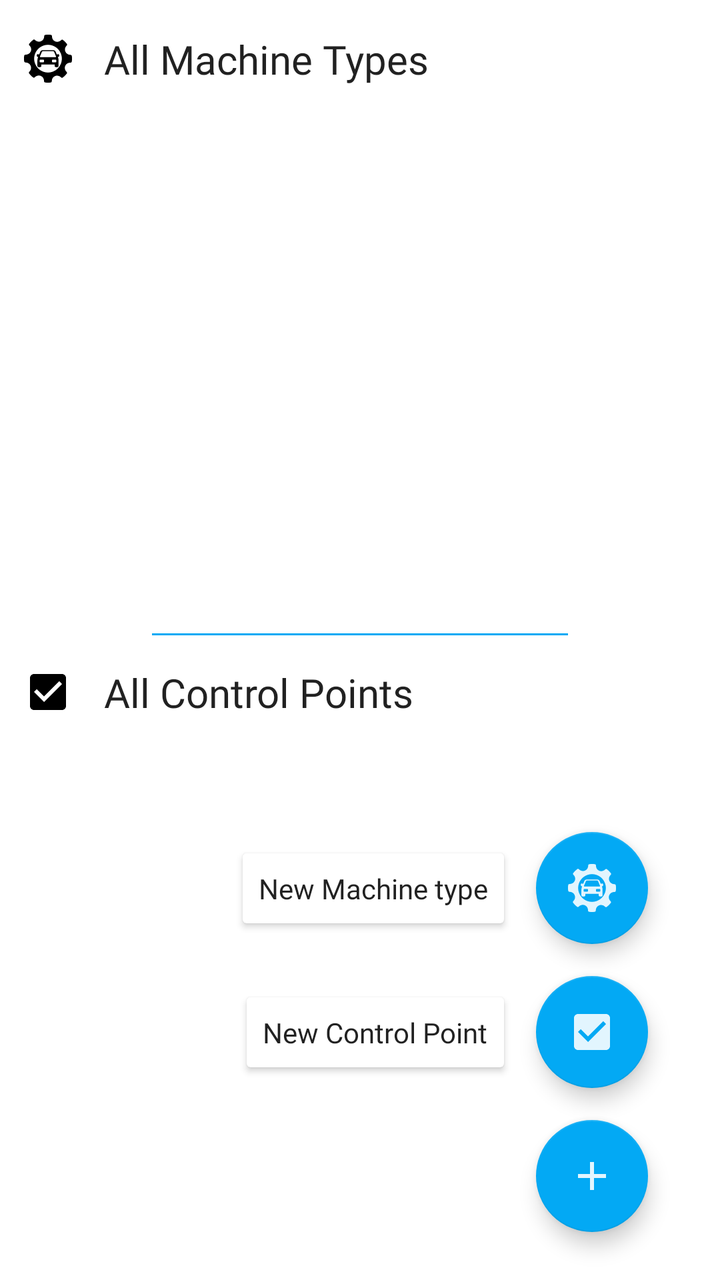
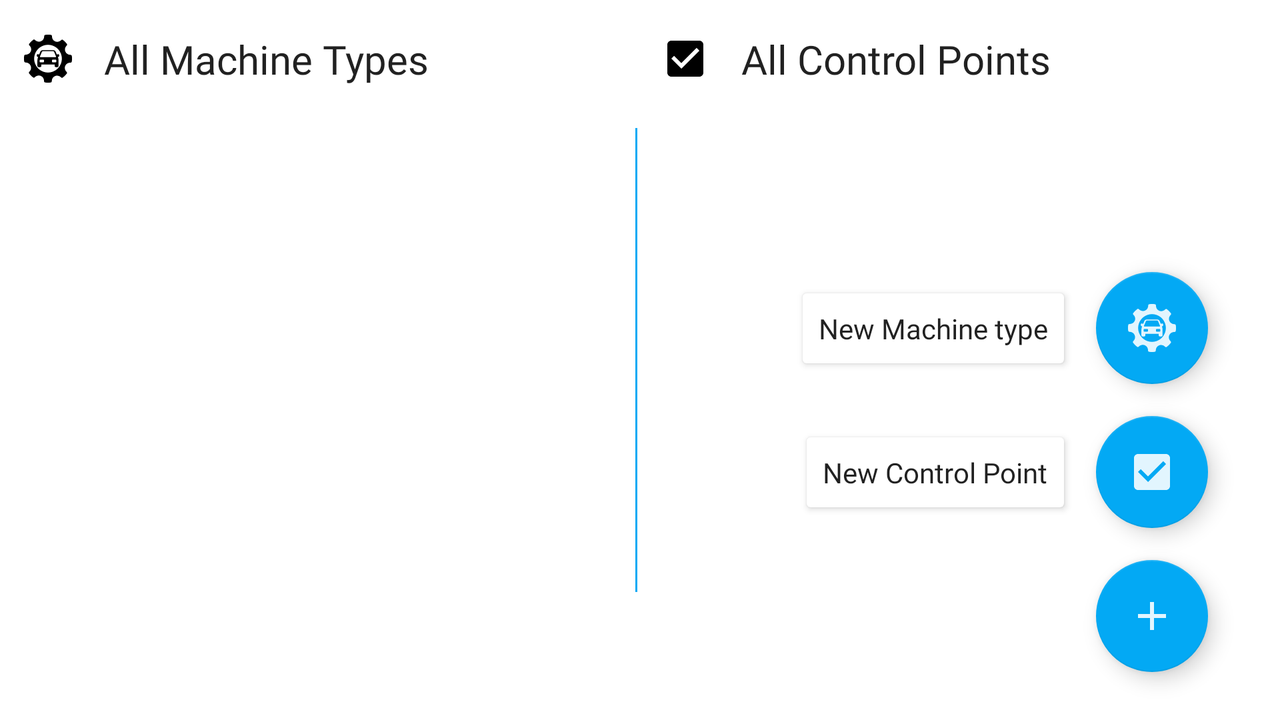

The same Android screen from two of the app's own layout files: first res/layout/ as a phone draws it, then the repository's variant for another configuration, drawn on a device whose configuration selects that folder. Both files follow.
<!-- AndroidManifest.xml: application theme AppTheme -->
<!-- res/layout/fragment_admin.xml -->
<?xml version="1.0" encoding="utf-8"?>
<layout
    xmlns:android="http://schemas.android.com/apk/res/android"
    xmlns:app="http://schemas.android.com/apk/res-auto"
    xmlns:tools="http://schemas.android.com/tools">

    <data>

        <import type="android.view.View" />

        <variable
            name="viewModel"
            type="com.skichrome.oc.easyvgp.viewmodel.AdminViewModel" />
    </data>

    <androidx.constraintlayout.widget.ConstraintLayout
        android:layout_width="match_parent"
        android:layout_height="match_parent"
        android:layout_marginHorizontal="@dimen/form_layout_margin_horizontal">

        <androidx.core.widget.ContentLoadingProgressBar
            android:id="@+id/adminFragmentProgress"
            android:layout_width="0dp"
            android:layout_height="wrap_content"
            android:indeterminate="true"
            android:visibility="@{viewModel.isLoading() ? View.VISIBLE : View.GONE}"
            app:layout_constraintEnd_toEndOf="parent"
            app:layout_constraintStart_toStartOf="parent"
            app:layout_constraintTop_toTopOf="parent" />

        <TextView
            android:id="@+id/adminFragmentFabNewMachineTypeTitle"
            style="@style/EasyVGPTheme.tvTitleStyle"
            android:layout_width="wrap_content"
            android:layout_height="wrap_content"
            android:drawableStart="@drawable/ic_gear_24dp"
            android:text="@string/admin_fragment_machine_type_title"
            app:layout_constraintStart_toStartOf="parent"
            app:layout_constraintTop_toTopOf="parent" />

        <androidx.recyclerview.widget.RecyclerView
            android:id="@+id/admin_fragment_machine_type_recycler_view"
            android:layout_width="0dp"
            android:layout_height="0dp"
            android:layout_marginTop="8dp"
            app:items_machine_types="@{viewModel.machineTypes}"
            app:layout_constraintBottom_toTopOf="@+id/adminFragmentGuideline"
            app:layout_constraintEnd_toEndOf="parent"
            app:layout_constraintStart_toStartOf="parent"
            app:layout_constraintTop_toBottomOf="@+id/adminFragmentFabNewMachineTypeTitle"
            tools:itemCount="5"
            tools:listitem="@layout/item_rv_machine_type" />

        <androidx.constraintlayout.widget.Guideline
            android:id="@+id/adminFragmentGuideline"
            android:layout_width="wrap_content"
            android:layout_height="wrap_content"
            android:orientation="horizontal"
            app:layout_constraintGuide_percent="0.47" />

        <View
            android:id="@+id/adminFragmentSeparator"
            style="@style/EasyVGPTheme.horizontalSeparatorStyle"
            app:layout_constraintEnd_toEndOf="parent"
            app:layout_constraintStart_toStartOf="parent"
            app:layout_constraintTop_toTopOf="@+id/adminFragmentGuideline" />

        <TextView
            android:id="@+id/adminFragmentFabNewControlPointTitle"
            style="@style/EasyVGPTheme.tvTitleStyle"
            android:layout_width="wrap_content"
            android:layout_height="wrap_content"
            android:drawableStart="@drawable/ic_check_box_24dp"
            android:text="@string/admin_fragment_ctrl_points_title"
            app:layout_constraintStart_toStartOf="parent"
            app:layout_constraintTop_toTopOf="@+id/adminFragmentSeparator" />

        <androidx.recyclerview.widget.RecyclerView
            android:id="@+id/adminFragmentControlPointsRecyclerView"
            android:layout_width="0dp"
            android:layout_height="0dp"
            android:layout_marginTop="8dp"
            android:clipToPadding="false"
            android:paddingBottom="@dimen/margin_do_not_hide_fab"
            app:items_ctrl_points="@{viewModel.allControlPoints}"
            app:layout_constraintBottom_toBottomOf="parent"
            app:layout_constraintEnd_toEndOf="parent"
            app:layout_constraintStart_toStartOf="parent"
            app:layout_constraintTop_toBottomOf="@+id/adminFragmentFabNewControlPointTitle"
            tools:itemCount="5"
            tools:listitem="@layout/item_rv_ctrl_points" />

        <androidx.cardview.widget.CardView
            android:id="@+id/adminFragmentFabNewMachineTypeTextCard"
            android:layout_width="wrap_content"
            android:layout_height="wrap_content"
            android:layout_marginEnd="16dp"
            android:visibility="gone"
            app:layout_constraintBottom_toBottomOf="@id/adminFragmentFabNewMachineType"
            app:layout_constraintEnd_toStartOf="@id/adminFragmentFabNewMachineType"
            app:layout_constraintTop_toTopOf="@id/adminFragmentFabNewMachineType"
            tools:visibility="visible">

            <TextView
                android:id="@+id/adminFragmentFabNewMachineTypeText"
                style="@style/TextAppearance.AppCompat.Body1"
                android:layout_width="wrap_content"
                android:layout_height="wrap_content"
                android:padding="8dp"
                android:text="@string/admin_fragment_new_machine_type_text_fab" />
        </androidx.cardview.widget.CardView>

        <androidx.cardview.widget.CardView
            android:id="@+id/adminFragmentFabNewCtrlPointTextCard"
            android:layout_width="wrap_content"
            android:layout_height="wrap_content"
            android:layout_marginEnd="16dp"
            android:visibility="gone"
            app:layout_constraintBottom_toBottomOf="@id/adminFragmentFabNewCtrlPoint"
            app:layout_constraintEnd_toStartOf="@id/adminFragmentFabNewCtrlPoint"
            app:layout_constraintTop_toTopOf="@id/adminFragmentFabNewCtrlPoint"
            tools:visibility="visible">

            <TextView
                android:id="@+id/adminFragmentFabNewCtrlPointText"
                style="@style/TextAppearance.AppCompat.Body1"
                android:layout_width="wrap_content"
                android:layout_height="wrap_content"
                android:padding="8dp"
                android:text="@string/admin_fragment_new_ctrl_point_text_fab" />
        </androidx.cardview.widget.CardView>

        <com.google.android.material.floatingactionbutton.FloatingActionButton
            android:id="@+id/adminFragmentFabNewMachineType"
            style="@style/EasyVGPTheme.secondaryFabStyle"
            android:src="@drawable/ic_gear_24dp"
            app:layout_constraintBottom_toTopOf="@id/adminFragmentFabNewCtrlPoint"
            app:layout_constraintEnd_toEndOf="@id/adminFragmentFabMain"
            app:layout_constraintStart_toStartOf="@id/adminFragmentFabMain"
            tools:visibility="visible" />

        <com.google.android.material.floatingactionbutton.FloatingActionButton
            android:id="@+id/adminFragmentFabNewCtrlPoint"
            style="@style/EasyVGPTheme.secondaryFabStyle"
            android:src="@drawable/ic_check_box_24dp"
            app:layout_constraintBottom_toTopOf="@id/adminFragmentFabMain"
            app:layout_constraintEnd_toEndOf="@id/adminFragmentFabMain"
            app:layout_constraintStart_toStartOf="@id/adminFragmentFabMain"
            tools:visibility="visible" />

        <com.google.android.material.floatingactionbutton.FloatingActionButton
            android:id="@+id/adminFragmentFabMain"
            style="@style/EasyVGPTheme.fabStyle"
            android:src="@drawable/ic_add_24dp"
            app:layout_constraintBottom_toBottomOf="parent"
            app:layout_constraintEnd_toEndOf="parent" />
    </androidx.constraintlayout.widget.ConstraintLayout>
</layout>
<!-- resources referenced by this layout -->
<resources>
  <dimen name="form_layout_margin_horizontal">12dp</dimen>
  <dimen name="margin_do_not_hide_fab">100dp</dimen>
  <!-- drawable ic_add_24dp (drawable) -->
  <vector
      xmlns:android="http://schemas.android.com/apk/res/android"
      android:width="24dp"
      android:height="24dp"
      android:tint="#FFFFFF"
      android:viewportWidth="24.0"
      android:viewportHeight="24.0">
      <path
          android:fillColor="#FF000000"
          android:pathData="M19,13h-6v6h-2v-6H5v-2h6V5h2v6h6v2z" />
  </vector>
  <!-- drawable ic_check_box_24dp (drawable) -->
  <vector
      xmlns:android="http://schemas.android.com/apk/res/android"
      android:width="24dp"
      android:height="24dp"
      android:tint="#000000"
      android:viewportWidth="24.0"
      android:viewportHeight="24.0">
      <path
          android:fillColor="#FF000000"
          android:pathData="M19,3L5,3c-1.11,0 -2,0.9 -2,2v14c0,1.1 0.89,2 2,2h14c1.11,0 2,-0.9 2,-2L21,5c0,-1.1 -0.89,-2 -2,-2zM10,17l-5,-5 1.41,-1.41L10,14.17l7.59,-7.59L19,8l-9,9z" />
  </vector>
  <string name="admin_fragment_ctrl_points_title">All Control Points</string>
  <string name="admin_fragment_machine_type_title">All Machine Types</string>
  <string name="admin_fragment_new_ctrl_point_text_fab">New Control Point</string>
  <string name="admin_fragment_new_machine_type_text_fab">New Machine type</string>
  <style name="EasyVGPTheme.horizontalSeparatorStyle" parent="AppTheme">
          <item name="android:background">@color/secondaryColor</item>
          <item name="android:layout_marginStart">@dimen/divider_horizontal_margin</item>
          <item name="android:layout_marginEnd">@dimen/divider_horizontal_margin</item>
          <item name="android:layout_marginTop">@dimen/divider_top_margin</item>
          <item name="android:layout_height">1dp</item>
          <item name="android:layout_width">0dp</item>
      </style>
  <style name="EasyVGPTheme.secondaryFabStyle" parent="EasyVGPTheme.fabStyle">
          <item name="backgroundTint">@color/secondaryColor</item>
          <item name="android:layout_width">wrap_content</item>
          <item name="android:layout_height">wrap_content</item>
          <item name="android:visibility">invisible</item>
          <item name="android:layout_marginEnd">0dp</item>
          <item name="android:layout_marginBottom">16dp</item>
          <item name="tint">@color/secondaryTextColor</item>
      </style>
  <style name="EasyVGPTheme.tvTitleStyle" parent="TextAppearance.AppCompat.Title">
          <item name="android:layout_marginTop">@dimen/tv_input_margin</item>
          <item name="android:drawablePadding">@dimen/edit_text_drawable_padding</item>
          <item name="android:layout_height">wrap_content</item>
          <item name="android:layout_width">wrap_content</item>
          <item name="fontFamily">@font/roboto_medium</item>
      </style>
  <style name="AppTheme" parent="Theme.MaterialComponents.Light.NoActionBar">
  
          
          <item name="colorPrimary">@color/primaryColor</item>
          <item name="colorPrimaryDark">@color/primaryDarkColor</item>
          <item name="colorAccent">@color/secondaryColor</item>
          <item name="fontFamily">@font/roboto</item>
      </style>
  <color name="secondaryColor">#03a9f4</color>
  <dimen name="fab_margin">24dp</dimen>
  <color name="secondaryTextColor">#E1FFFFFF</color>
  <dimen name="divider_horizontal_margin">64dp</dimen>
  <dimen name="divider_top_margin">16dp</dimen>
  <dimen name="tv_input_margin">16dp</dimen>
  <dimen name="edit_text_drawable_padding">16dp</dimen>
  <color name="primaryColor">#ff6e13</color>
  <color name="primaryDarkColor">#c43d00</color>
  <!-- some entries are left out for length -->
</resources>
<!-- res/layout-land/fragment_admin.xml (the repository's variant of the layout above) -->
<!-- drawn on the phone turned sideways -->
<?xml version="1.0" encoding="utf-8"?>
<layout
    xmlns:android="http://schemas.android.com/apk/res/android"
    xmlns:app="http://schemas.android.com/apk/res-auto"
    xmlns:tools="http://schemas.android.com/tools">

    <data>

        <import type="android.view.View" />

        <variable
            name="viewModel"
            type="com.skichrome.oc.easyvgp.viewmodel.AdminViewModel" />
    </data>

    <androidx.constraintlayout.widget.ConstraintLayout
        android:layout_width="match_parent"
        android:layout_height="match_parent"
        android:layout_marginHorizontal="@dimen/form_layout_margin_horizontal">

        <androidx.core.widget.ContentLoadingProgressBar
            android:id="@+id/adminFragmentProgress"
            android:layout_width="0dp"
            android:layout_height="wrap_content"
            android:indeterminate="true"
            android:visibility="@{viewModel.isLoading() ? View.VISIBLE : View.GONE}"
            app:layout_constraintEnd_toEndOf="parent"
            app:layout_constraintStart_toStartOf="parent"
            app:layout_constraintTop_toTopOf="parent" />

        <TextView
            android:id="@+id/adminFragmentFabNewMachineTypeTitle"
            style="@style/EasyVGPTheme.tvTitleStyle"
            android:layout_width="wrap_content"
            android:layout_height="wrap_content"
            android:drawableStart="@drawable/ic_gear_24dp"
            android:text="@string/admin_fragment_machine_type_title"
            app:layout_constraintStart_toStartOf="parent"
            app:layout_constraintTop_toTopOf="parent" />

        <androidx.recyclerview.widget.RecyclerView
            android:id="@+id/admin_fragment_machine_type_recycler_view"
            android:layout_width="0dp"
            android:layout_height="0dp"
            android:layout_marginTop="8dp"
            app:items_machine_types="@{viewModel.machineTypes}"
            app:layout_constraintBottom_toBottomOf="parent"
            app:layout_constraintEnd_toStartOf="@+id/adminFragmentGuideline"
            app:layout_constraintStart_toStartOf="parent"
            app:layout_constraintTop_toBottomOf="@+id/adminFragmentFabNewMachineTypeTitle"
            tools:itemCount="5"
            tools:listitem="@layout/item_rv_machine_type" />

        <androidx.constraintlayout.widget.Guideline
            android:id="@+id/adminFragmentGuideline"
            android:layout_width="wrap_content"
            android:layout_height="wrap_content"
            android:orientation="vertical"
            app:layout_constraintGuide_percent="0.47" />

        <View
            android:id="@+id/adminFragmentSeparator"
            style="@style/EasyVGPTheme.verticalSeparatorStyle"
            app:layout_constraintBottom_toBottomOf="parent"
            app:layout_constraintStart_toEndOf="@+id/adminFragmentGuideline"
            app:layout_constraintTop_toTopOf="parent" />

        <TextView
            android:id="@+id/adminFragmentFabNewControlPointTitle"
            style="@style/EasyVGPTheme.tvTitleStyle"
            android:layout_width="wrap_content"
            android:layout_height="wrap_content"
            android:layout_marginStart="@dimen/form_layout_margin_horizontal"
            android:drawableStart="@drawable/ic_check_box_24dp"
            android:text="@string/admin_fragment_ctrl_points_title"
            app:layout_constraintStart_toEndOf="@+id/adminFragmentSeparator"
            app:layout_constraintTop_toTopOf="parent" />

        <androidx.recyclerview.widget.RecyclerView
            android:id="@+id/adminFragmentControlPointsRecyclerView"
            android:layout_width="0dp"
            android:layout_height="0dp"
            android:layout_marginStart="@dimen/form_layout_margin_horizontal"
            android:layout_marginTop="8dp"
            android:clipToPadding="false"
            android:paddingBottom="@dimen/margin_do_not_hide_fab"
            app:items_ctrl_points="@{viewModel.allControlPoints}"
            app:layout_constraintBottom_toBottomOf="parent"
            app:layout_constraintEnd_toEndOf="parent"
            app:layout_constraintStart_toEndOf="@+id/adminFragmentSeparator"
            app:layout_constraintTop_toBottomOf="@+id/adminFragmentFabNewControlPointTitle"
            tools:itemCount="5"
            tools:listitem="@layout/item_rv_ctrl_points" />

        <androidx.cardview.widget.CardView
            android:id="@+id/adminFragmentFabNewMachineTypeTextCard"
            android:layout_width="wrap_content"
            android:layout_height="wrap_content"
            android:layout_marginEnd="16dp"
            android:visibility="gone"
            app:layout_constraintBottom_toBottomOf="@id/adminFragmentFabNewMachineType"
            app:layout_constraintEnd_toStartOf="@id/adminFragmentFabNewMachineType"
            app:layout_constraintTop_toTopOf="@id/adminFragmentFabNewMachineType"
            tools:visibility="visible">

            <TextView
                android:id="@+id/adminFragmentFabNewMachineTypeText"
                style="@style/TextAppearance.AppCompat.Body1"
                android:layout_width="wrap_content"
                android:layout_height="wrap_content"
                android:padding="8dp"
                android:text="@string/admin_fragment_new_machine_type_text_fab" />
        </androidx.cardview.widget.CardView>

        <androidx.cardview.widget.CardView
            android:id="@+id/adminFragmentFabNewCtrlPointTextCard"
            android:layout_width="wrap_content"
            android:layout_height="wrap_content"
            android:layout_marginEnd="16dp"
            android:visibility="gone"
            app:layout_constraintBottom_toBottomOf="@id/adminFragmentFabNewCtrlPoint"
            app:layout_constraintEnd_toStartOf="@id/adminFragmentFabNewCtrlPoint"
            app:layout_constraintTop_toTopOf="@id/adminFragmentFabNewCtrlPoint"
            tools:visibility="visible">

            <TextView
                android:id="@+id/adminFragmentFabNewCtrlPointText"
                style="@style/TextAppearance.AppCompat.Body1"
                android:layout_width="wrap_content"
                android:layout_height="wrap_content"
                android:padding="8dp"
                android:text="@string/admin_fragment_new_ctrl_point_text_fab" />
        </androidx.cardview.widget.CardView>

        <com.google.android.material.floatingactionbutton.FloatingActionButton
            android:id="@+id/adminFragmentFabNewMachineType"
            style="@style/EasyVGPTheme.secondaryFabStyle"
            android:src="@drawable/ic_gear_24dp"
            app:layout_constraintBottom_toTopOf="@id/adminFragmentFabNewCtrlPoint"
            app:layout_constraintEnd_toEndOf="@id/adminFragmentFabMain"
            app:layout_constraintStart_toStartOf="@id/adminFragmentFabMain"
            tools:visibility="visible" />

        <com.google.android.material.floatingactionbutton.FloatingActionButton
            android:id="@+id/adminFragmentFabNewCtrlPoint"
            style="@style/EasyVGPTheme.secondaryFabStyle"
            android:src="@drawable/ic_check_box_24dp"
            app:layout_constraintBottom_toTopOf="@id/adminFragmentFabMain"
            app:layout_constraintEnd_toEndOf="@id/adminFragmentFabMain"
            app:layout_constraintStart_toStartOf="@id/adminFragmentFabMain"
            tools:visibility="visible" />

        <com.google.android.material.floatingactionbutton.FloatingActionButton
            android:id="@+id/adminFragmentFabMain"
            style="@style/EasyVGPTheme.fabStyle"
            android:src="@drawable/ic_add_24dp"
            app:layout_constraintBottom_toBottomOf="parent"
            app:layout_constraintEnd_toEndOf="parent" />
    </androidx.constraintlayout.widget.ConstraintLayout>
</layout>
<!-- resources referenced by the variant -->
<!-- as the phone turned sideways resolves them -->
<resources>
  <dimen name="form_layout_margin_horizontal">12dp</dimen>
  <dimen name="margin_do_not_hide_fab">100dp</dimen>
  <!-- drawable ic_add_24dp (drawable) -->
  <vector
      xmlns:android="http://schemas.android.com/apk/res/android"
      android:width="24dp"
      android:height="24dp"
      android:tint="#FFFFFF"
      android:viewportWidth="24.0"
      android:viewportHeight="24.0">
      <path
          android:fillColor="#FF000000"
          android:pathData="M19,13h-6v6h-2v-6H5v-2h6V5h2v6h6v2z" />
  </vector>
  <!-- drawable ic_check_box_24dp (drawable) -->
  <vector
      xmlns:android="http://schemas.android.com/apk/res/android"
      android:width="24dp"
      android:height="24dp"
      android:tint="#000000"
      android:viewportWidth="24.0"
      android:viewportHeight="24.0">
      <path
          android:fillColor="#FF000000"
          android:pathData="M19,3L5,3c-1.11,0 -2,0.9 -2,2v14c0,1.1 0.89,2 2,2h14c1.11,0 2,-0.9 2,-2L21,5c0,-1.1 -0.89,-2 -2,-2zM10,17l-5,-5 1.41,-1.41L10,14.17l7.59,-7.59L19,8l-9,9z" />
  </vector>
  <string name="admin_fragment_ctrl_points_title">All Control Points</string>
  <string name="admin_fragment_machine_type_title">All Machine Types</string>
  <string name="admin_fragment_new_ctrl_point_text_fab">New Control Point</string>
  <string name="admin_fragment_new_machine_type_text_fab">New Machine type</string>
  <style name="EasyVGPTheme.fabStyle" parent="Widget.Design.FloatingActionButton">
          <item name="backgroundTint">@color/secondaryColor</item>
          <item name="android:background">@null</item>
          <item name="android:layout_width">wrap_content</item>
          <item name="android:layout_height">wrap_content</item>
          <item name="android:layout_marginBottom">@dimen/fab_margin</item>
          <item name="android:layout_marginEnd">@dimen/fab_margin</item>
          <item name="tint">@color/secondaryTextColor</item>
      </style>
  <style name="EasyVGPTheme.secondaryFabStyle" parent="EasyVGPTheme.fabStyle">
          <item name="backgroundTint">@color/secondaryColor</item>
          <item name="android:layout_width">wrap_content</item>
          <item name="android:layout_height">wrap_content</item>
          <item name="android:visibility">invisible</item>
          <item name="android:layout_marginEnd">0dp</item>
          <item name="android:layout_marginBottom">16dp</item>
          <item name="tint">@color/secondaryTextColor</item>
      </style>
  <style name="EasyVGPTheme.tvTitleStyle" parent="TextAppearance.AppCompat.Title">
          <item name="android:layout_marginTop">@dimen/tv_input_margin</item>
          <item name="android:drawablePadding">@dimen/edit_text_drawable_padding</item>
          <item name="android:layout_height">wrap_content</item>
          <item name="android:layout_width">wrap_content</item>
          <item name="fontFamily">@font/roboto_medium</item>
      </style>
  <style name="AppTheme" parent="Theme.MaterialComponents.Light.NoActionBar">
  
          
          <item name="colorPrimary">@color/primaryColor</item>
          <item name="colorPrimaryDark">@color/primaryDarkColor</item>
          <item name="colorAccent">@color/secondaryColor</item>
          <item name="fontFamily">@font/roboto</item>
      </style>
  <color name="secondaryColor">#03a9f4</color>
  <dimen name="fab_margin">24dp</dimen>
  <color name="secondaryTextColor">#E1FFFFFF</color>
  <dimen name="tv_input_margin">16dp</dimen>
  <dimen name="edit_text_drawable_padding">16dp</dimen>
  <dimen name="divider_top_margin">16dp</dimen>
  <dimen name="divider_horizontal_margin">64dp</dimen>
  <color name="primaryColor">#ff6e13</color>
  <color name="primaryDarkColor">#c43d00</color>
  <!-- some entries are left out for length -->
</resources>
